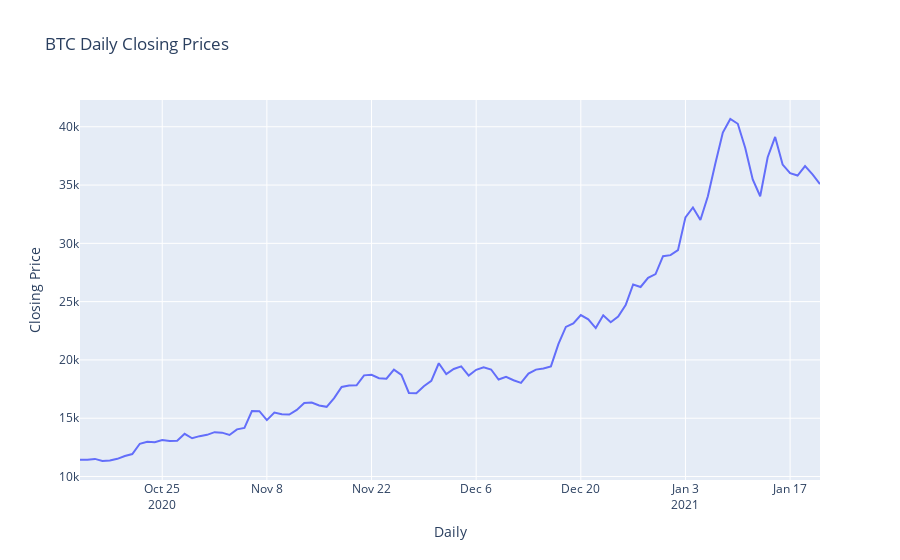

The notebook cell saved with this chart:
### Code cell
# Plot daily closing
fig = px.line(
    btc_df, 
    x="date", 
    y="close", 
    title='BTC Daily Closing Prices',
    labels={'date':'Daily', 'close':'Closing Price'})

fig.show()
